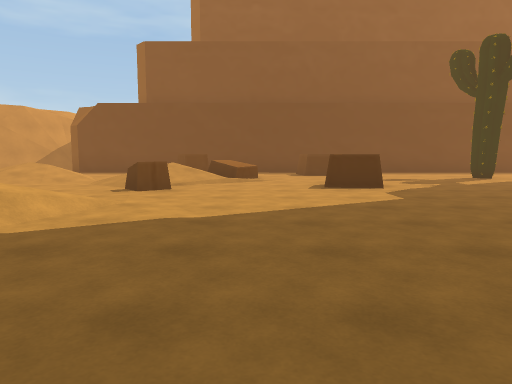
view 1 (above)

16 first-person views from a walk through a scene from a Unity 3-D project. The camera is 1.3 m above the floor, tilts 6° down and sees 70° across. The floor is counted in squares, 2 m on a side. Each view is taken from the middle of a square. On the plan, view 1 faces up. The plan holds only what a view shows up to about 11 squares ahead; the rest is blank. The place goes on beyond the plan. The player is left out.

view 2
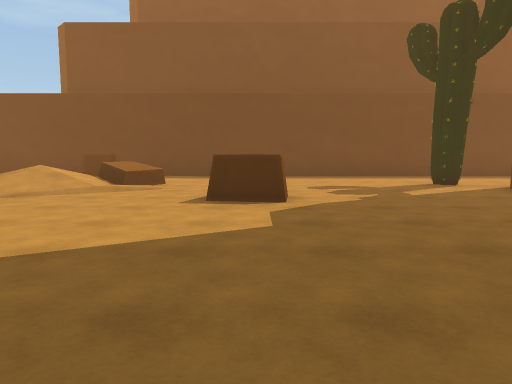

view 3
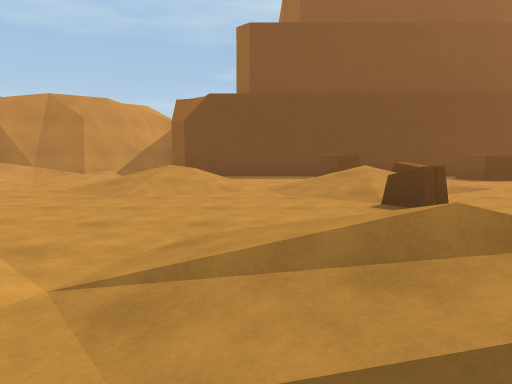

view 4
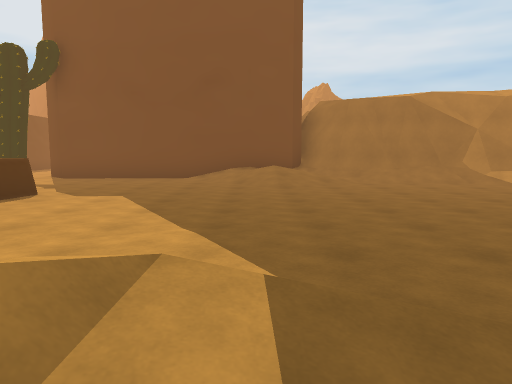

view 5
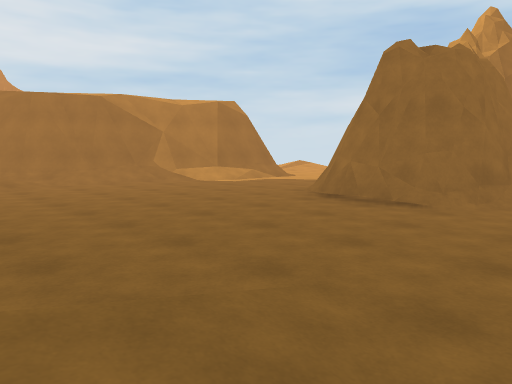

view 6
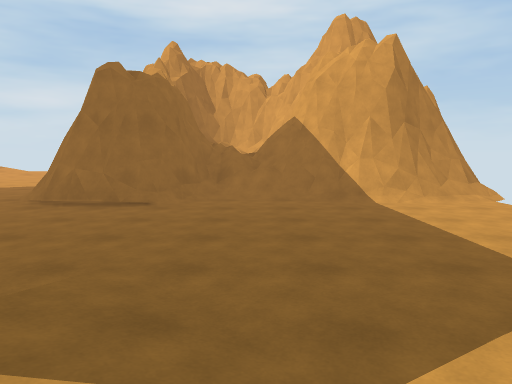

view 7
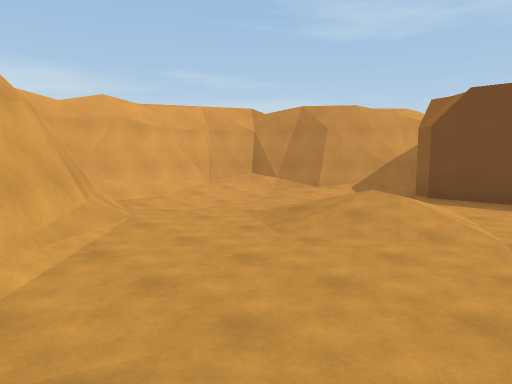

view 8
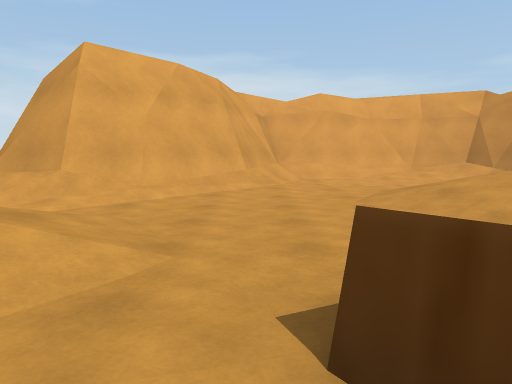

view 9
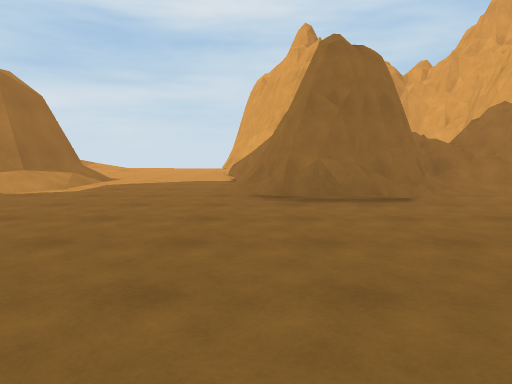

view 10
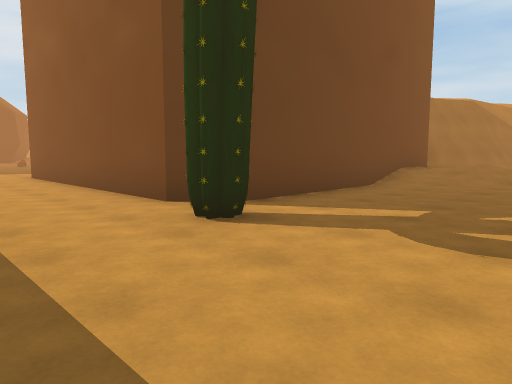

view 11
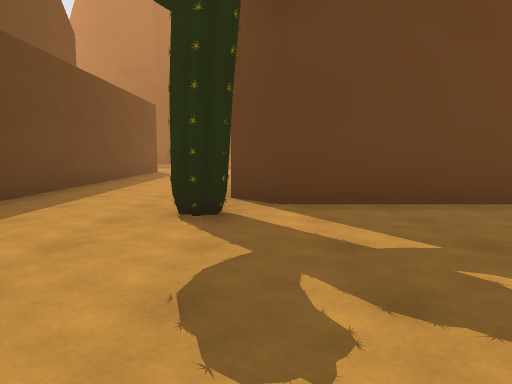

view 12
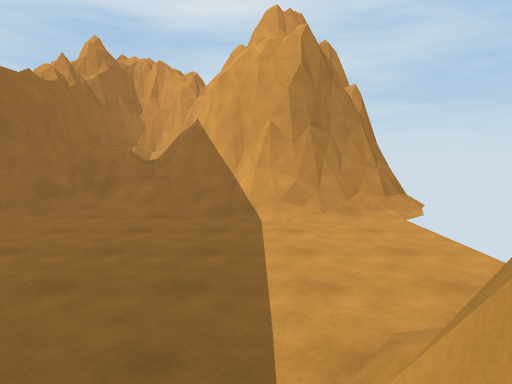

view 13
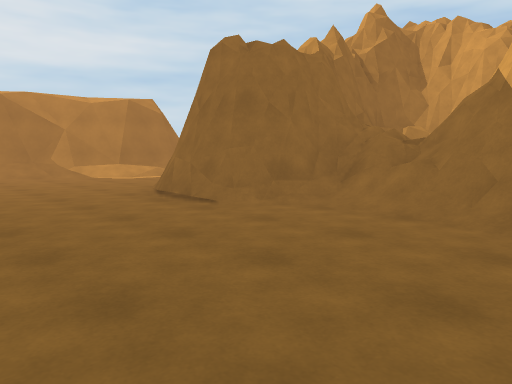

view 14
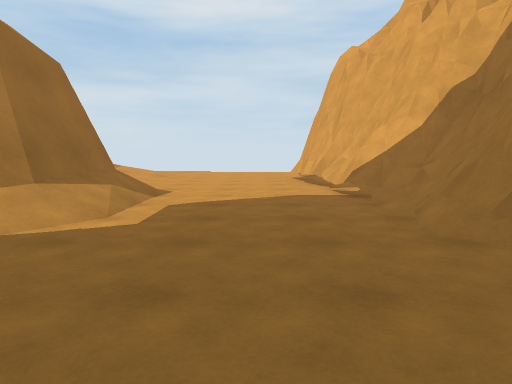

view 15
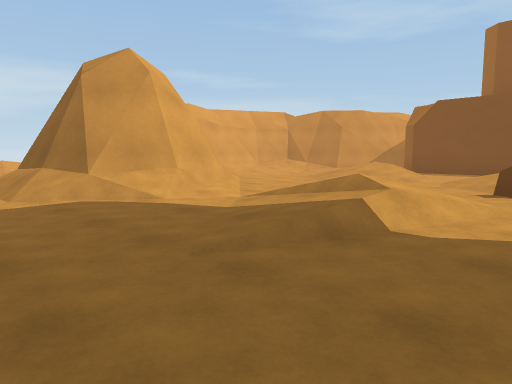

view 16
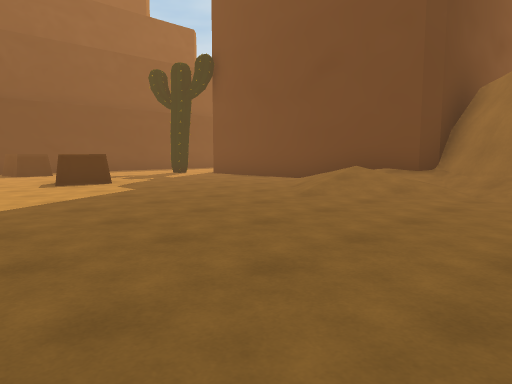

### Floor plan
Key: @ floor where view 1 was taken; # wall or solid block; . floor; / step, stairs or slope; = window, fence, low wall or low ledge; ^ raised ledge; O other object.
Columns run from 12 left of view 1 to 13 right of it. Each row starts with its distance up from view 1.
 15     ##
 14    ##/
 13   ##/.####################
 12  ##/. ....  .# ...........
 11 ##//.  ...^ .#^..........
 10 #////  /.. ^^.....O.......
  9 #///////////......O#######
  8 #///////.///..=....#
  7 #///......^...^....#
  6 ####/..............#
  5    ###..//.........#
  4      #/.///......//#
  3      ^/.//......///#
  2    ###=../......///##
  1     .............//#
  0     ........@..../##
 -1     ............./#
 -2     ......##...../#
 -3     /###//##/.../##
 -4    #####=#^#/.../#
 -5        ^==^##.../#
 -6        ##^^ #.../#
 -7         #####....
 -8             ##...
 -9              #.../
-10              /..//
-11              ....

Where each view was taken, in squares from view 1:
view 1: 0 up, 0 right, facing up
view 2: 2 up, 2 right, facing up
view 3: 2 up, 4 left, facing up
view 4: 3 up, 4 left, facing right
view 5: 3 up, 4 left, facing down-right
view 6: 4 up, 4 left, facing down
view 7: 4 up, 3 left, facing up-left
view 8: 6 up, 1 left, facing left
view 9: 3 up, 0 right, facing down
view 10: 12 up, 3 right, facing down-right
view 11: 9 up, 2 right, facing right
view 12: 3 up, 6 left, facing down
view 13: 1 up, 6 left, facing down-right
view 14: 0 up, 2 right, facing down
view 15: 0 up, 1 left, facing up-left
view 16: 1 down, 1 left, facing up-right
